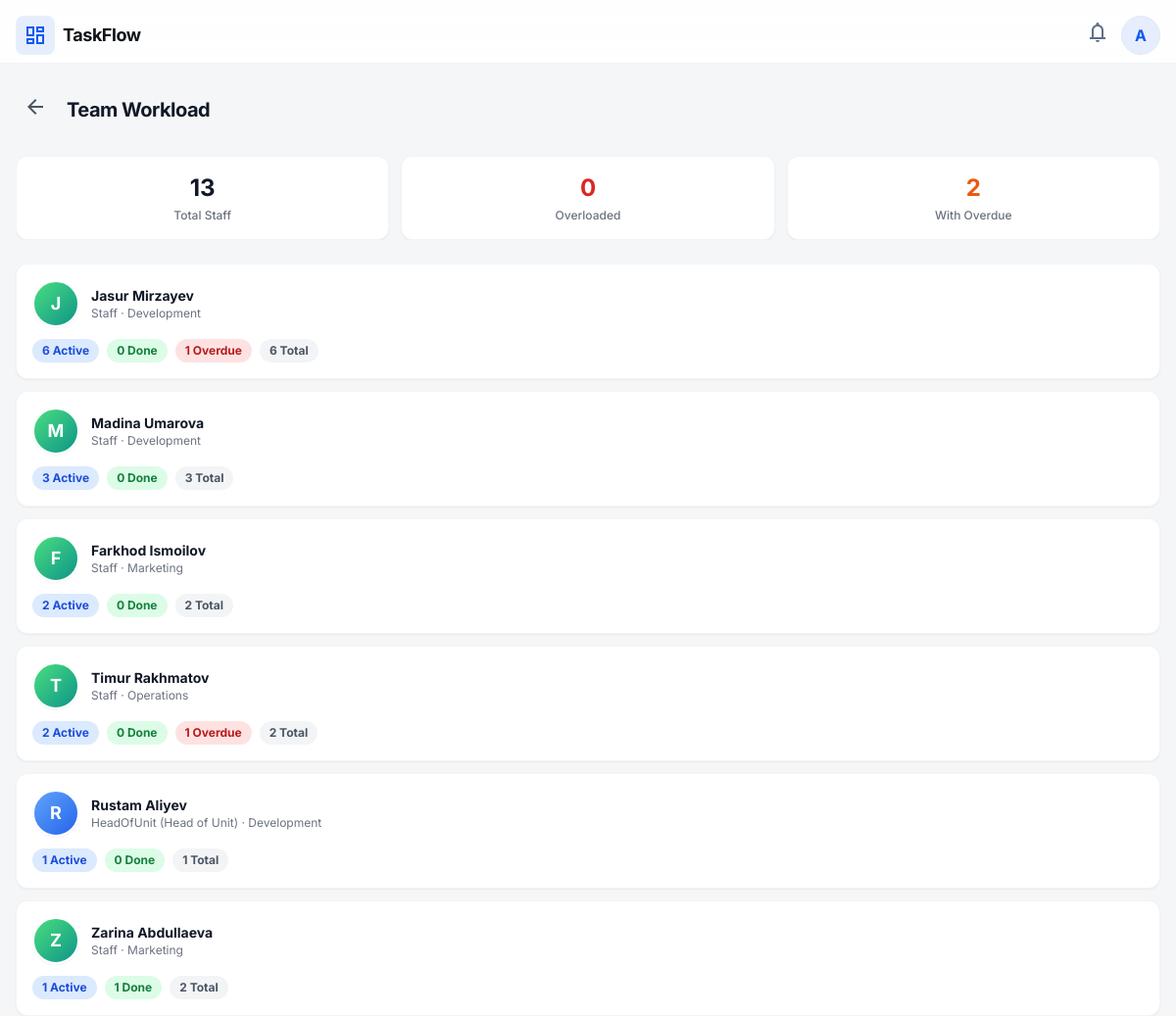
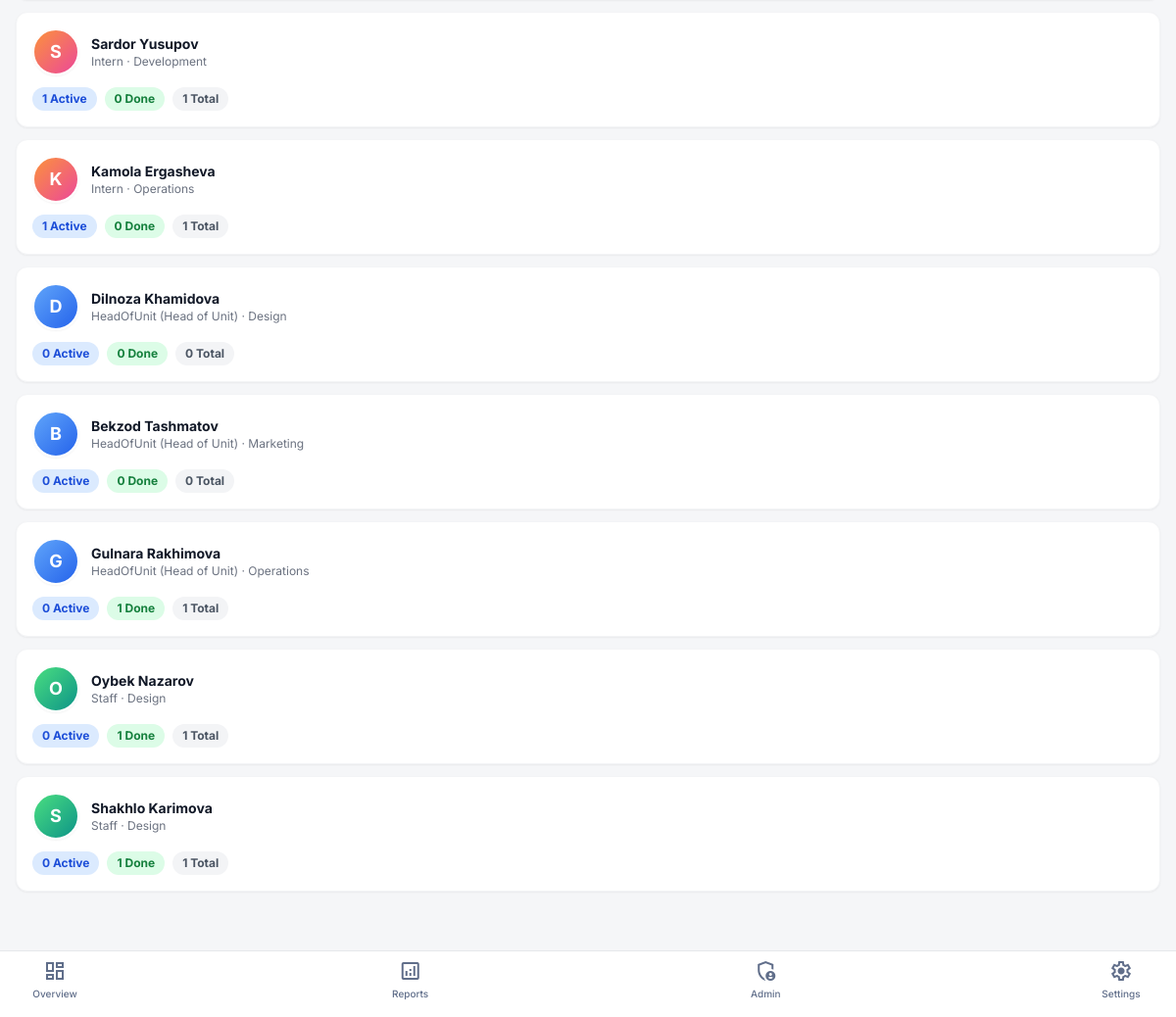
The page /team-workload (signed in) on the database its author committed (2 pictures, top to bottom).
### tables this page shows
CREATE TABLE users (
            id INTEGER PRIMARY KEY AUTOINCREMENT,
            name TEXT NOT NULL,
            role TEXT NOT NULL,
            unit_id INTEGER,
            telegram_id TEXT NOT NULL UNIQUE,
            phone TEXT,
            is_admin BOOLEAN DEFAULT 0,
            active BOOLEAN DEFAULT 1,
            created_at TIMESTAMP DEFAULT CURRENT_TIMESTAMP,
            FOREIGN KEY (unit_id) REFERENCES units(id)
        );

### app.py (the view)
@app.route('/team-workload')
@login_required
@role_required('Head', 'Deputy')
def team_workload():
    staff = get_team_workload_full()
    overloaded_count = sum(1 for s in staff if s.overload_flag)
    overdue_count = sum(1 for s in staff if s.overdue_tasks and s.overdue_tasks > 0)
    return render_template('team_workload.html',
                           staff=staff,
                           total_staff=len(staff),
                           overloaded_count=overloaded_count,
                           overdue_count=overdue_count)

### app.py (called while the page is built)
@app.before_request
def load_current_user():
    user_id = session.get('user_id')
    if user_id:
        g.current_user = get_user_by_id(user_id)
    else:
        g.current_user = None

@app.context_processor
def inject_globals():
    user = g.get('current_user')
    notif_count = 0
    is_admin = False
    if user:
        notif_count = get_notification_count(user.id, user.role, user.unit_id)
        is_admin = bool(user.get('is_admin'))
    return {
        'current_user': user,
        'is_admin': is_admin,
        'notification_count': notif_count,
    }

### auth.py (called while the page is built)
def login_required(f):
    @wraps(f)
    def decorated_function(*args, **kwargs):
        if g.current_user is None:
            return redirect(url_for('login'))
        return f(*args, **kwargs)
    return decorated_function

def role_required(*roles):
    def decorator(f):
        @wraps(f)
        def decorated_function(*args, **kwargs):
            if g.current_user is None:
                return redirect(url_for('login'))
            if g.current_user.role not in roles:
                flash('You do not have permission to access this page.', 'error')
                return redirect(url_for('dashboard'))
            return f(*args, **kwargs)
        return decorated_function
    return decorator

### models.py (called while the page is built, shortened)
def get_db():
    conn = sqlite3.connect(DATABASE)
    conn.row_factory = sqlite3.Row
    conn.execute("PRAGMA foreign_keys = ON")
    return conn

def _to_dotdict(row):
    if row is None:
        return None
    return DotDict(dict(row))

def get_user_by_id(user_id):
    conn = get_db()
    row = conn.execute("SELECT * FROM users WHERE id = ?", (user_id,)).fetchone()
    conn.close()
    return _to_dotdict(row)

def get_notification_count(user_id, role, unit_id):
    conn = get_db()
    if role in ('Head', 'Deputy'):
        count = conn.execute(
            """SELECT COUNT(*) FROM activity_log
               WHERE user_id != ? AND timestamp >= datetime('now', '-1 day')""",
            (user_id,)
        ).fetchone()[0]
    conn.close()
    return count

### templates/team_workload.html (shortened to what this page needs)
{% extends "base.html" %}
{% block content %}
<div class="px-4 pt-6 pb-8">
    <div class="flex items-center gap-3 mb-6">
        <a href="{{ url_for('dashboard') }}" class="p-2 rounded-lg hover:bg-gray-100 dark:hover:bg-gray-800 transition-colors">
            <span class="material-symbols-outlined text-gray-600 dark:text-gray-400">arrow_back</span>
        </a>
        <h1 class="text-xl font-bold text-gray-900 dark:text-white tracking-tight">Team Workload</h1>
    </div>
    <div class="flex gap-3 mb-6 overflow-x-auto no-scrollbar">
        <div class="flex-1 min-w-[100px] bg-white dark:bg-[#1A2230] p-4 rounded-xl shadow-sm border border-gray-100 dark:border-gray-800 text-center">
            <p class="text-2xl font-bold text-gray-900 dark:text-white">{{ total_staff }}</p>
            <p class="text-xs text-gray-500 dark:text-gray-400 font-medium mt-1">Total Staff</p>
        </div>
        <div class="flex-1 min-w-[100px] bg-white dark:bg-[#1A2230] p-4 rounded-xl shadow-sm border border-gray-100 dark:border-gray-800 text-center">
            <p class="text-2xl font-bold text-red-600">{{ overloaded_count }}</p>
            <p class="text-xs text-gray-500 dark:text-gray-400 font-medium mt-1">Overloaded</p>
        </div>
        <div class="flex-1 min-w-[100px] bg-white dark:bg-[#1A2230] p-4 rounded-xl shadow-sm border border-gray-100 dark:border-gray-800 text-center">
            <p class="text-2xl font-bold text-orange-600">{{ overdue_count }}</p>
            <p class="text-xs text-gray-500 dark:text-gray-400 font-medium mt-1">With Overdue</p>
        </div>
    </div>
    <div class="flex flex-col gap-3">
        {% for member in staff %}
        <div class="bg-white dark:bg-[#1A2230] p-4 rounded-xl shadow-sm border border-gray-100 dark:border-gray-800">
            <div class="flex items-center gap-3 mb-3">
                <div class="relative">
                    <div class="w-12 h-12 rounded-full bg-gradient-to-br
                        {% if member.role == 'HeadOfUnit' %}from-blue-400 to-blue-600
                        {% elif member.role == 'Staff' %}from-green-400 to-teal-600
                        {% else %}from-orange-400 to-pink-500{% endif %}
                        flex items-center justify-center text-white font-bold text-lg shadow-sm border-2 border-white dark:border-gray-700">
                        {{ member.name[0] }}
                    </div>
                </div>
                <div class="flex-1 min-w-0">
                    <p class="text-sm font-bold text-gray-900 dark:text-white truncate">{{ member.name }}</p>
                    <p class="text-xs text-gray-500 dark:text-gray-400">{{ member.role }}{% if member.role == 'HeadOfUnit' %} (Head of Unit){% endif %} &middot; {{ member.unit_name or 'No Unit' }}</p>
                </div>
            </div>
            <div class="flex gap-2 flex-wrap">
                <span class="px-2.5 py-1 rounded-full text-xs font-bold bg-blue-100 dark:bg-blue-900/30 text-blue-700 dark:text-blue-300">
                    {{ member.active_tasks }} Active
                </span>
                <span class="px-2.5 py-1 rounded-full text-xs font-bold bg-green-100 dark:bg-green-900/30 text-green-700 dark:text-green-300">
                    {{ member.completed_tasks }} Done
                </span>
                {% if member.overdue_tasks and member.overdue_tasks > 0 %}
                <span class="px-2.5 py-1 rounded-full text-xs font-bold bg-red-100 dark:bg-red-900/30 text-red-700 dark:text-red-300">
                    {{ member.overdue_tasks }} Overdue
                </span>
                {% endif %}
                <span class="px-2.5 py-1 rounded-full text-xs font-bold bg-gray-100 dark:bg-gray-700 text-gray-600 dark:text-gray-300">
                    {{ member.total_tasks }} Total
                </span>
            </div>
        </div>
        {% endfor %}
    </div>
</div>
{% endblock %}

### templates/base.html (shortened to what this page needs)
<!DOCTYPE html>
<html class="light" lang="en">
<head>
    <script src="https://cdn.tailwindcss.com?plugins=forms,container-queries"></script>
    <script id="tailwind-config">
        tailwind.config = {
            darkMode: "class",
            theme: {
                extend: {
                    colors: {
                        "primary": "#0f5af0",
                        "background-light": "#f5f6f8",
                        "background-dark": "#101622",
                        "card-light": "#ffffff",
                        "card-dark": "#1a2230",
                    },
                    fontFamily: {
                        "display": ["Inter", "sans-serif"]
                    },
                    borderRadius: {
                        "DEFAULT": "0.25rem",
                        "md": "0.375rem",
                        "lg": "0.5rem",
                        "xl": "0.75rem",
                        "2xl": "1rem",
                        "full": "9999px"
                    },
                },
            },
        }
    </script>
</head>
<body class="bg-background-light dark:bg-background-dark text-[#111318] dark:text-white pb-24">
    <div class="sticky top-0 z-50 flex items-center bg-white/90 dark:bg-[#101622]/90 backdrop-blur-md p-4 pb-2 justify-between border-b border-gray-100 dark:border-gray-800">
        <div class="flex items-center gap-2">
            <div class="flex items-center justify-center size-10 rounded-lg bg-primary/10 text-primary">
                <span class="material-symbols-outlined">dashboard</span>
            </div>
            <span class="text-lg font-bold tracking-tight dark:text-white">TaskFlow</span>
        </div>
        <div class="flex items-center justify-end gap-3">
            <a href="{{ url_for('notifications') if current_user else '#' }}" class="relative text-[#606e8a] dark:text-gray-400 hover:text-primary transition-colors">
                <span class="material-symbols-outlined">notifications</span>
            </a>
            {% if current_user %}
            <div class="relative group">
                <button class="flex size-10 items-center justify-center overflow-hidden rounded-full border border-gray-200 dark:border-gray-700 bg-primary/10 text-primary font-bold hover:bg-primary/20 transition-colors">
                    {{ current_user.name[0] }}
                </button>
            </div>
            {% endif %}
        </div>
    </div>
    <main>
        {% block content %}{% endblock %}
    </main>
    {% if current_user %}
    <div class="fixed bottom-0 w-full bg-white dark:bg-[#101622] border-t border-gray-200 dark:border-gray-800 pb-safe pt-2 px-6 z-50">
        <div class="flex justify-between items-end pb-4">
            {% if current_user.role in ('Head', 'Deputy') %}
            <a href="{{ url_for('dashboard') }}" class="flex flex-col items-center gap-1 w-16 {% if request.endpoint == 'dashboard' %}text-primary{% else %}text-[#606e8a] dark:text-gray-400 hover:text-primary dark:hover:text-primary{% endif %} group transition-colors">
                <span class="material-symbols-outlined text-[24px] group-hover:scale-110 transition-transform">dashboard</span>
                <span class="text-[10px] font-medium">Overview</span>
            </a>
            <a href="{{ url_for('reports') }}" class="flex flex-col items-center gap-1 w-16 {% if request.endpoint == 'reports' %}text-primary{% else %}text-[#606e8a] dark:text-gray-400 hover:text-primary dark:hover:text-primary{% endif %} group transition-colors">
                <span class="material-symbols-outlined text-[24px] group-hover:scale-110 transition-transform">analytics</span>
                <span class="text-[10px] font-medium">Reports</span>
            </a>
            {% if is_admin %}
            <a href="{{ url_for('admin_panel') }}" class="flex flex-col items-center gap-1 w-16 {% if request.endpoint in ('admin_users', 'admin_units', 'admin_activity_log') %}text-primary{% else %}text-[#606e8a] dark:text-gray-400 hover:text-primary dark:hover:text-primary{% endif %} group transition-colors">
                <span class="material-symbols-outlined text-[24px] group-hover:scale-110 transition-transform">admin_panel_settings</span>
                <span class="text-[10px] font-medium">Admin</span>
            </a>
            {% endif %}
            <a href="{{ url_for('settings') }}" class="flex flex-col items-center gap-1 w-16 {% if request.endpoint == 'settings' %}text-primary{% else %}text-[#606e8a] dark:text-gray-400 hover:text-primary dark:hover:text-primary{% endif %} group transition-colors">
                <span class="material-symbols-outlined text-[24px] group-hover:scale-110 transition-transform">settings</span>
                <span class="text-[10px] font-medium">Settings</span>
            </a>
            {% endif %}
        </div>
    </div>
    {% endif %}
</body>
</html>

### templates/base.html (style rules this page uses)
.no-scrollbar, .hide-scrollbar { -ms-overflow-style: none; scrollbar-width: none; }
.material-symbols-outlined { font-variation-settings: 'FILL' 0, 'wght' 400, 'GRAD' 0, 'opsz' 24; }
body { font-family: 'Inter', sans-serif; min-height: max(884px, 100dvh); }

### rows shown on the page
users: name "A"
users: name "J", name "Jasur Mirzayev", role "Staff", unit_name "Development", active_tasks "6", completed_tasks "0", overdue_tasks "1", total_tasks "6"
users: name "M", name "Madina Umarova", role "Staff", unit_name "Development", active_tasks "3", completed_tasks "0", total_tasks "3"
users: name "F", name "Farkhod Ismoilov", role "Staff", unit_name "Marketing", active_tasks "2", completed_tasks "0", total_tasks "2"
users: name "T", name "Timur Rakhmatov", role "Staff", unit_name "Operations", active_tasks "2", completed_tasks "0", overdue_tasks "1", total_tasks "2"
users: name "R", name "Rustam Aliyev", role "HeadOfUnit", shows "(Head of Unit)", unit_name "Development", active_tasks "1", completed_tasks "0", total_tasks "1"
users: name "Z", name "Zarina Abdullaeva", role "Staff", unit_name "Marketing", active_tasks "1", completed_tasks "1", total_tasks "2"
users: name "S", name "Sardor Yusupov", role "Intern", unit_name "Development", active_tasks "1", completed_tasks "0", total_tasks "1"
users: name "K", name "Kamola Ergasheva", role "Intern", unit_name "Operations", active_tasks "1", completed_tasks "0", total_tasks "1"
users: name "D", name "Dilnoza Khamidova", role "HeadOfUnit", shows "(Head of Unit)", unit_name "Design", active_tasks "0", completed_tasks "0", total_tasks "0"
users: name "B", name "Bekzod Tashmatov", role "HeadOfUnit", shows "(Head of Unit)", unit_name "Marketing", active_tasks "0", completed_tasks "0", total_tasks "0"
users: name "G", name "Gulnara Rakhimova", role "HeadOfUnit", shows "(Head of Unit)", unit_name "Operations", active_tasks "0", completed_tasks "1", total_tasks "1"
users: name "O", name "Oybek Nazarov", role "Staff", unit_name "Design", active_tasks "0", completed_tasks "1", total_tasks "1"
users: name "S", name "Shakhlo Karimova", role "Staff", unit_name "Design", active_tasks "0", completed_tasks "1", total_tasks "1"

### other values the page prints
{{ total_staff }} "13"
{{ overloaded_count }} "0"
{{ overdue_count }} "2"
